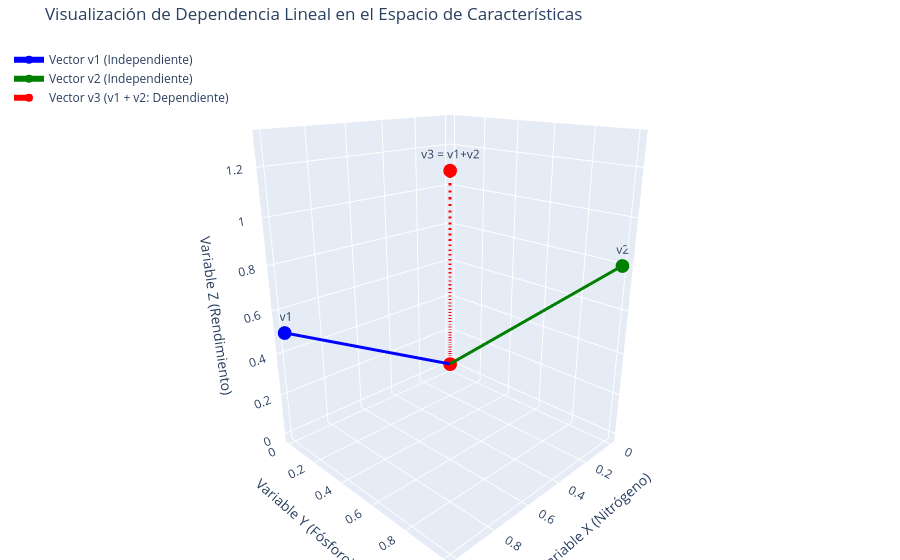

The notebook cell saved with this chart:
### Markdown cell above
Para generar esta imagen introductoria con **Plotly**, utilizaremos una visualización en 3D que ilustre la diferencia fundamental: dos vectores que forman un plano (**Independencia Lineal**) y un tercer vector que "colapsa" en ese mismo plano o sobre uno de los vectores (**Dependencia Lineal**).

En el contexto agropecuario, esto representa cómo una variable (como la humedad del suelo) podría ser simplemente una combinación lineal de otras, no aportando información nueva al modelo de Machine Learning.

### Code cell
import plotly.graph_objects as go
import numpy as np

# Definición de vectores
# v1 y v2 son linealmente independientes (forman la base de un plano)
# v3 es linealmente dependiente (v3 = v1 + v2)
v1 = np.array([1, 0, 0.5])
v2 = np.array([0, 1, 0.8])
v3 = v1 + v2  # Combinación lineal (Dependencia)

fig = go.Figure()

# Vector 1: Nutrientes Suelo A
fig.add_trace(go.Scatter3d(x=[0, v1[0]], y=[0, v1[1]], z=[0, v1[2]],
    mode='lines+markers+text', name='Vector v1 (Independiente)',
    line=dict(color='blue', width=6), text=["", "v1"]))

# Vector 2: Nutrientes Suelo B
fig.add_trace(go.Scatter3d(x=[0, v2[0]], y=[0, v2[1]], z=[0, v2[2]],
    mode='lines+markers+text', name='Vector v2 (Independiente)',
    line=dict(color='green', width=6), text=["", "v2"]))

# Vector 3: Redundancia (Dependencia Lineal)
fig.add_trace(go.Scatter3d(x=[0, v3[0]], y=[0, v3[1]], z=[0, v3[2]],
    mode='lines+markers+text', name='Vector v3 (v1 + v2: Dependiente)',
    line=dict(color='red', width=6, dash='dash'), text=["", "v3 = v1+v2"]))

# Configuración del diseño
fig.update_layout(
    title="Visualización de Dependencia Lineal en el Espacio de Características",
    scene=dict(
        xaxis_title='Variable X (Nitrógeno)',
        yaxis_title='Variable Y (Fósforo)',
        zaxis_title='Variable Z (Rendimiento)',
        camera=dict(eye=dict(x=1.5, y=1.5, z=0.8))
    ),
    margin=dict(l=0, r=0, b=0, t=40),
    legend=dict(yanchor="top", y=0.99, xanchor="left", x=0.01)
)

fig.show()
fig.write_image(r"C:\\Users\\marco\\Downloads\\dependencia_lineal.png")

### Figure 1 — Plotly figure (JSON) as saved in the notebook; plotly's stock layout.template omitted (floating-point values rounded to 4 significant figures)
{"data": [{"line": {"color": "blue", "width": 6}, "mode": "lines+markers+text", "name": "Vector v1 (Independiente)", "text": ["", "v1"], "type": "scatter3d", "x": [0, 1], "y": [0, 0], "z": [0, 0.5]}, {"line": {"color": "green", "width": 6}, "mode": "lines+markers+text", "name": "Vector v2 (Independiente)", "text": ["", "v2"], "type": "scatter3d", "x": [0, 0], "y": [0, 1], "z": [0, 0.8]}, {"line": {"color": "red", "dash": "dash", "width": 6}, "mode": "lines+markers+text", "name": "Vector v3 (v1 + v2: Dependiente)", "text": ["", "v3 = v1+v2"], "type": "scatter3d", "x": [0, 1], "y": [0, 1], "z": [0, 1.3]}], "layout": {"legend": {"x": 0.01, "xanchor": "left", "y": 0.99, "yanchor": "top"}, "margin": {"b": 0, "l": 0, "r": 0, "t": 40}, "scene": {"camera": {"eye": {"x": 1.5, "y": 1.5, "z": 0.8}}, "xaxis": {"title": {"text": "Variable X (Nitrógeno)"}}, "yaxis": {"title": {"text": "Variable Y (Fósforo)"}}, "zaxis": {"title": {"text": "Variable Z (Rendimiento)"}}}, "title": {"text": "Visualización de Dependencia Lineal en el Espacio de Características"}}}
